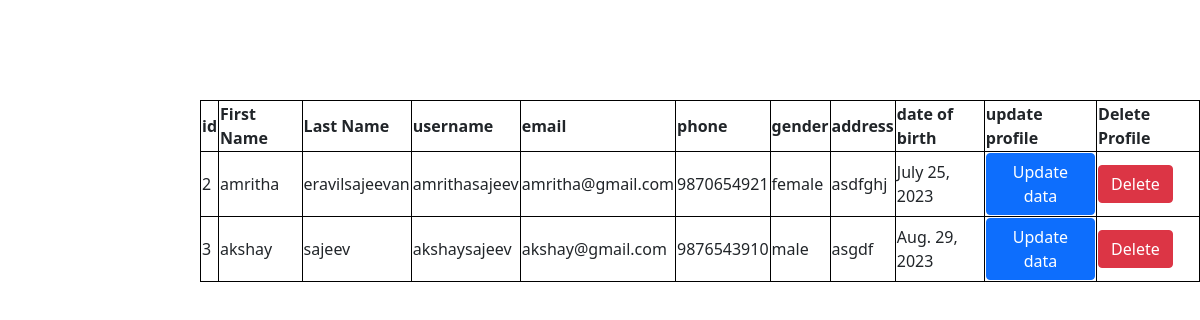
/djangoapp/regdetail/, run on the app's committed database.
### djangoapp/models.py (models this page shows)
class register(models.Model):
    fname=models.CharField(max_length=30)
    lname=models.CharField(max_length=20)
    username=models.CharField(max_length=20)
    email=models.EmailField()
    phone=models.IntegerField()
    gender=models.CharField(max_length=10)
    address=models.CharField(max_length=100)
    dob=models.DateField()
    password=models.CharField(max_length=20)

### djangoapp/views.py (the view)
# urls.py: path('regdetail/',display_reg),
def display_reg(request):
    vv=register.objects.all()
    return render(request,'reg_display.html',{'d':vv})

### djangoapp/templates/reg_display.html (shortened to what this page needs)
<!DOCTYPE html>
<html lang="en">
<head>
    <link href="https://cdn.jsdelivr.net/npm/bootstrap@5.0.2/dist/css/bootstrap.min.css"
          rel="stylesheet"
>
</head>
<body>
<table id="tt" >
    <tr>
    <th>id</th>
    <th>First Name</th>
    <th>Last Name</th>
    <th>username</th>
    <th>email</th>
    <th>phone</th>
    <th>gender</th>
    <th>address</th>
    <th>date of birth</th>
    <th>update profile</th>
    <th>Delete Profile</th>
    </tr>
    {% for i in d %}
    <tr>
        <td>{{i.id}}</td>
        <td>{{i.fname}}</td>
        <td>{{i.lname}}</td>
        <td>{{i.username}}</td>
        <td>{{i.email}}</td>
        <td>{{i.phone}}</td>
        <td>{{i.gender}}</td>
        <td>{{i.address}}</td>
        <td>{{i.dob}}</td>
        <td><a href="http://127.0.0.1:8000/djangoapp/update_pro/{{i.id}}" class="btn btn-primary">Update data</a></td>
        <td><a href="http://127.0.0.1:8000/djangoapp/delete/{{i.id}}" class="btn btn-danger">Delete</a></td>
    </tr>
    {% endfor %}
</table>
</body>
</html>

### djangoapp/templates/reg_display.html (style rules this page uses)
td,th { border:1px solid black; }
#tt { margin-left:200px; margin-top:100px; }

### data on the page
register: id "2", fname "amritha", lname "eravilsajeevan", username "amrithasajeev", email "amritha@gmail.com", phone "9870654921", gender "female", address "asdfghj", dob "July 25, 2023"
register: id "3", fname "akshay", lname "sajeev", username "akshaysajeev", email "akshay@gmail.com", phone "9876543910", gender "male", address "asgdf", dob "Aug. 29, 2023"
